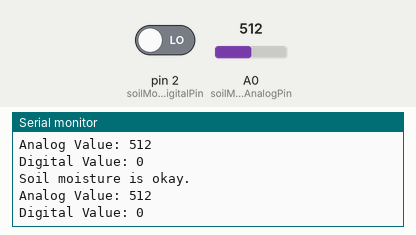
Bench run of a sketch on a simulated Arduino Uno, built with avr-gcc and run on an emulated ATmega328P. Parts: the last lines printed to the serial monitor. The test bench sets the inputs (shaded band); at power-on: A0 (soilMoistureAnalogPin) = 512, pin 2 (soilMoistureDigitalPin) LOW.

Above: at 1.8 s.
1.9 s: A0 (soilMoistureAnalogPin) set to 490
At 2.7 s:
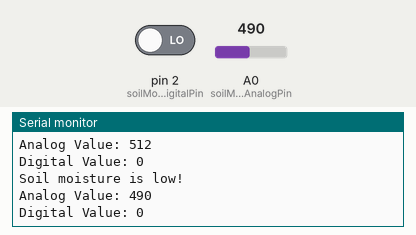
4.5 s: pin 2 (soilMoistureDigitalPin) driven HIGH
At 5.8 s:
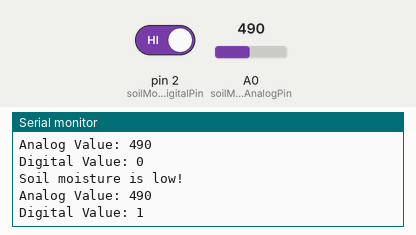
6.0 s: A0 (soilMoistureAnalogPin) set to 510
At 6.8 s:
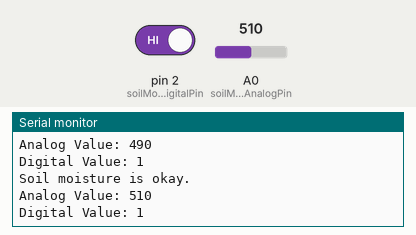
Timing chart, 0 to 9.0 s (numbered marks = the images above; inputs shaded):
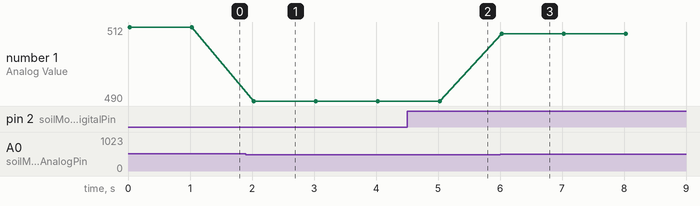

The sketch:

SOIL_MOISTURE.ino
```cpp
// Define the analog and digital pins connected to the soil moisture sensor
const int soilMoistureAnalogPin = A0;
const int soilMoistureDigitalPin = 2; // Change to your chosen digital pin
const int soilMoistureThreshold = 500;

void setup() {
  // Initialize serial communication
  Serial.begin(9600);
}

void loop() {
  // Read analog value from the soil moisture sensor
  int analogValue = analogRead(soilMoistureAnalogPin);

  // Read digital value from the soil moisture sensor
  int digitalValue = digitalRead(soilMoistureDigitalPin);

  if (analogValue < soilMoistureThreshold) {
    Serial.println("Soil moisture is low!");
  } else {
    Serial.println("Soil moisture is okay.");
  }
  // Print values to the serial monitor
  Serial.print("Analog Value: ");
  Serial.println(analogValue);

  Serial.print("Digital Value: ");
  Serial.println(digitalValue);

  // Wait for a short delay before taking the next reading
  delay(1000); // Adjust this delay as needed
}
```

Measured:
- after the input at 1.9 s, the serial monitor: prints a new line after 0.10 s (image 1)
- after the input at 4.5 s, the serial monitor: prints a new line after 0.55 s (image 2)
- after the input at 6.0 s, the serial monitor: prints a new line at once (image 3)
- plotted number 1: 512 → 490 after the input at 1.9 s, 490 → 510 after the input at 6.0 s
